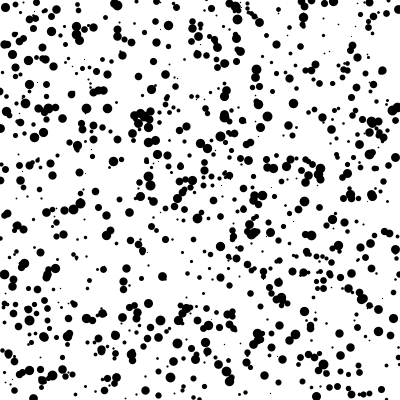
Frame 1 (no input)
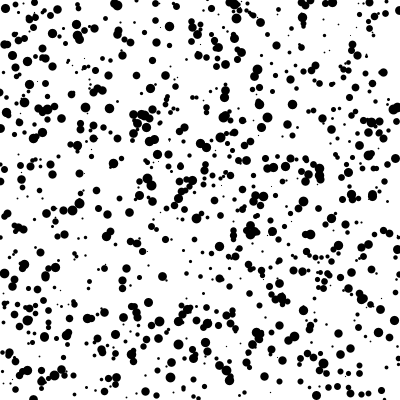
Frame 60 (the mouse pressed at the canvas centre just before this capture)
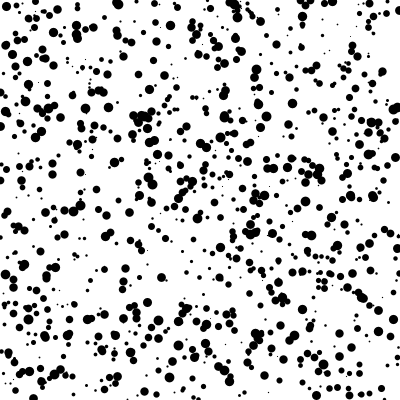
Frame 120 (the mouse held since frame 60 and released just before this capture)

The Processing sketch that drew these frames (run headless with seeded random() and noise(); from frame 60 on, the mouse is pressed at the canvas centre):

// Processing sketch: pointsandmove
// ── pointsandmove.pde
float[] x, y, d;
int total;

void setup(){
  size(400, 400);
  total = 1000;    // Cant total de elementos
  // Inicialización de arreglos
  x = new float[total];
  y = new float[total];
  d = new float[total];
  // Asignación de valores (poblar el arreglo)
  Create();
}

void draw(){
  background(255);
  for(int i=0; i<total; i++){
    strokeWeight(d[i]);
    point(x[i] +random(-1,1), y[i]+random(-1,1));
  }
}

void Create(){
  for(int i=0; i<total; i++){
    x[i] = random(width);
    y[i] = random(height);
    d[i] = random(1, 10);
  }
}

void mouseClicked(){
  Create();
}
